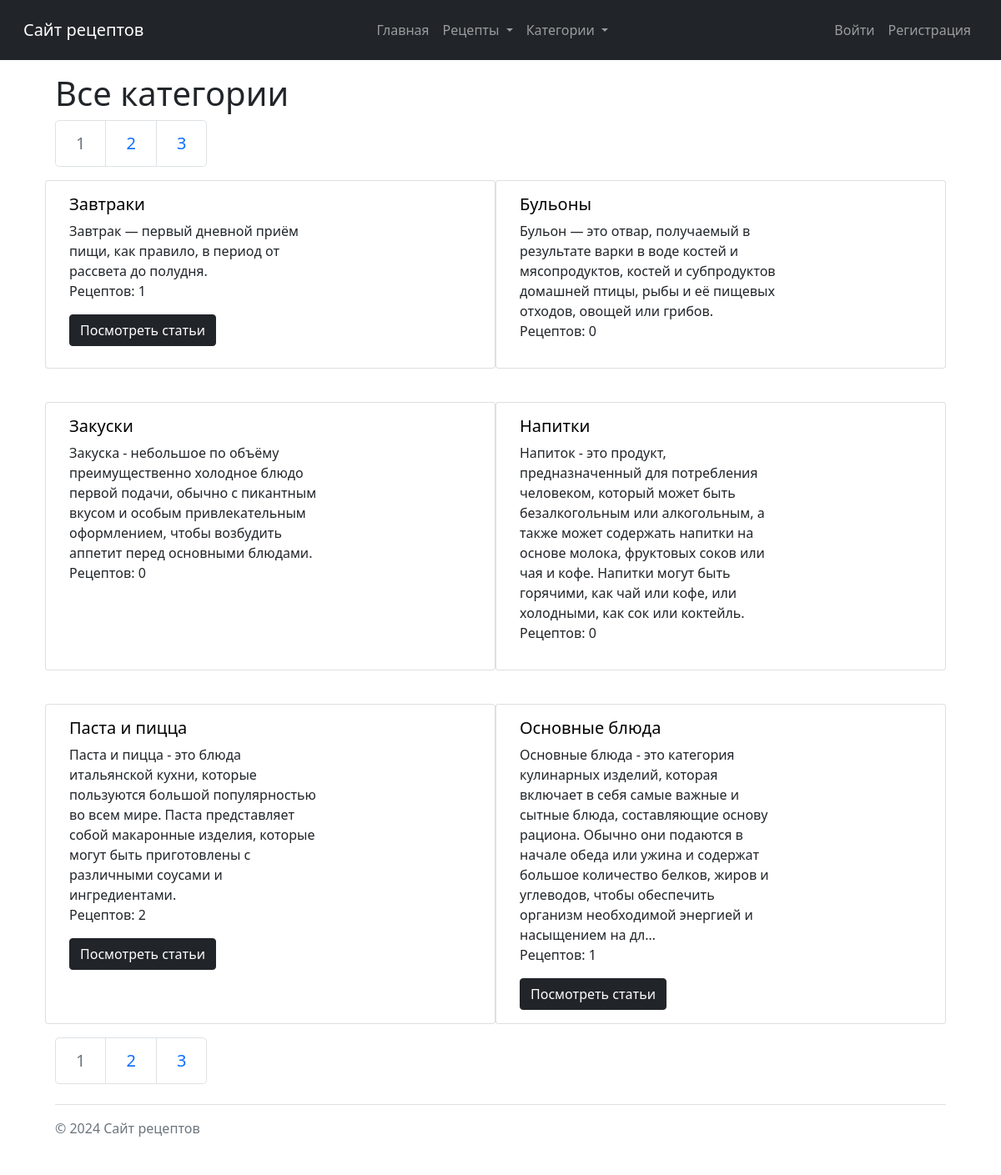
Page /categories/ on the committed database.
### recipes/models.py (models this page shows, shortened)
class Category(models.Model):
    title = models.CharField(max_length=255, unique=True, verbose_name='Название')
    description = RichTextField(verbose_name='Описание', default='Описание')
    class Meta:
        ordering = ['id']
        verbose_name = 'категория'
        verbose_name_plural = 'категории'
    def short(self):
        text = _plain_text_from_html(self.description)
        if not text:
            return ''
        sentences = re.split(r'(?<=[.!?])\s+', text)
        return ' '.join(sentences[:2]).strip()
    def recipes(self):
        return RecipeCategory.objects.filter(category=self).values_list('recipe', flat=True)

### recipes/views.py (the view)
# urls.py: path('categories/', views.show_categories, name='categories'),
def show_categories(request):
    categories = Category.objects.all()
    paginator = get_paginator_dict(request, categories)
    context = {'page_obj': paginator['page_obj'],
               'title': 'Категории',
               'heading': 'Все категории',
               'page': paginator['page'],
               'url': 'categories',
               }
    return render(request, 'recipes/categories.html', context)

### recipes/models.py (called while the page is built)
def _plain_text_from_html(raw, max_chars=300):
    if not raw:
        return ''
    text = re.sub(r'<[^>]+>', ' ', str(raw))
    text = html.unescape(text)
    text = re.sub(r'\s+', ' ', text).strip()
    if max_chars and len(text) > max_chars:
        text = text[:max_chars].rstrip() + '…'
    return text

### recipes/utils.py (called while the page is built)
def get_menu():
    return menu + [MenuLink(
        'Категории', reverse('categories'),
        [MenuLink('Все категории', reverse('categories'))] +
        [MenuLink(category.title, reverse('category', args=(category.id,)))
         for category in Category.objects.all()])]

### recipes/views.py (called while the page is built)
def get_paginator_dict(request, queryset):
    paginator = Paginator(queryset, 6)
    page_number = request.GET.get('page') or 1
    page_obj = paginator.get_page(page_number)
    return {'page_obj': page_obj,
            'page': int(page_number)
            }

### users/context_processors.py (called while the page is built)
def get_recipes_context(request):
    return {'mainmenu': get_menu()}

### recipes/templates/recipes/categories.html (shortened to what this page needs)
{% extends 'base.html' %}
{% block content%}
<div class="row">
    <h1> {{ heading }} </h1>
</div>
{% include 'includes/pagination.html' with page_obj=page_obj page=page %}
<div class="row row-cols-1 row-cols-md-2 g-4">
    {% for c in page_obj %}
    <div class="card mb-3" style="max-width: 540px;">
        <div class="row g-0">
            <div class="col-md-8">
                <div class="card-body">
                    <a href="{% url 'category' c.id %}" class="txtlink">
                        <h5 class="card-title">{{ c.title }}</h5></a>
                    <div class="card-text">{{ c.short|safe }}</div>
                    <p>Рецептов: {{ c.recipes|length }}</p>
                    {% if c.recipes %}
                    <a class="btn btn-dark" href="{% url 'category_recipes' c.id %}" role="button">Посмотреть статьи</a>
                    {% endif %}
                </div>
            </div>
        </div>
    </div>
    {% endfor %}
</div>
{% include 'includes/pagination.html' with page_obj=page_obj page=page %}
{% endblock %}

### templates/base.html (shortened to what this page needs)
{% load static %}
<!DOCTYPE html>
<html>
<head>
    <link href="https://cdn.jsdelivr.net/npm/bootstrap@5.0.2/dist/css/bootstrap.min.css" rel="stylesheet"
>
    <link type="text/css" href="{% static 'css/styles.css' %}" rel="stylesheet">
</head>
<body>
<nav class="navbar navbar-expand-lg navbar-dark bg-dark p-3">
    <div class="container-fluid">
        <a class="navbar-brand" href="{% url 'index' %}">Сайт рецептов</a>
        {% include 'includes/mainmenu.html' with mainmenu=mainmenu url=url %}
    </div>
</nav>
<div class="container">
    <div class="row flex-nowrap">
        <div class="col py-3">
            <div class="container-fluid">
                {% block content %}{% endblock %}
                <footer class="d-flex flex-wrap justify-content-between align-items-center py-3 my-4 border-top">
                    <div class="col-md-4 d-flex align-items-center">
                        <span class="text-muted">© 2024 Сайт рецептов</span>
                    </div>
                </footer>
            </div>
        </div>
    </div>
</div>
</body>
</html>

### templates/includes/mainmenu.html (shortened to what this page needs)
<div class="collapse navbar-collapse" id="navbarNavDropdown">
    <ul class="navbar-nav ms-auto ">
        {% for m in mainmenu %}
        {% if m.sub_menu %}
        <li class="nav-item dropdown">
          <a class="nav-link dropdown-toggle" href="{{ m.url }}" data-bs-toggle="dropdown"  >
            {{ m.title }}
          </a>
        </li>
        {% else %}
        {% if m.url_name == url %}
        <li class="nav-item">
            <a class="nav-link active" aria-current="page" href="{{ m.url }}">{{ m.title }}</a>
        </li>
        {% else %}
        <li class="nav-item">
            <a class="nav-link" aria-current="page" href="{{ m.url }}">{{ m.title }}</a>
        </li>
        {% endif %}
        {% endif %}
        {% endfor %}
    </ul>
    <ul class="navbar-nav ms-auto">
        {% if user.is_authenticated %}
        <li>
            <span class="navbar-brand mb-0 h1">{{ user.username }}</span>
        </li>
        <li class="nav-item">
            <a class="nav-link active" aria-current="page" href="{% url 'logout' %}">Выйти</a>
        </li>
        {% else %}
        <li class="nav-item">
            {% if url == "login" %}
            <a class="nav-link active" aria-current="page" href="{% url 'login' %}">Войти</a>
            {% else %}
            <a class="nav-link " aria-current="page" href="{% url 'login' %}">Войти</a>
            {% endif %}
        </li>
        <li class="nav-item">
            {% if url == "register" %}
            <a class="nav-link active" aria-current="page" href="{% url 'register' %}">Регистрация</a>
            {% else %}
            <a class="nav-link" aria-current="page" href="{% url 'register' %}">Регистрация</a>
            {% endif %}
        </li>
        {% endif %}
    </ul>
</div>

### recipes/templates/includes/pagination.html
<nav aria-label="...">
    <ul class="pagination pagination-lg">
        {% for n in page_obj.paginator.page_range %}
        {% if n == page %}
        <li class="page-item disabled">
            <a class="page-link" href="?page={{ n }}" tabindex="-1">{{ n }}</a>
        </li>
        {% else %}
        <li class="page-item"><a class="page-link" href="?page={{ n }}">{{ n }}</a></li>
        {% endif %}
        {% endfor %}
    </ul>
</nav>

### static/css/styles.css (style rules this page uses)
.txtlink { color: black; text-decoration:none; font-size:16px; }

### rows in the picture
Category: title "Завтраки", short "Завтрак — первый дневной приём пищи, как правило, в период от рассвета до полудня.", recipes|length "1", shows "Посмотреть статьи"
Category: title "Бульоны", short "Бульон — это отвар, получаемый в результате варки в воде костей и мясопродуктов, костей и субпродуктов домашней птицы, рыбы и её пищевых отходов, овощей или грибов.", recipes|length "0"
Category: title "Закуски", short "Закуска - небольшое по объёму преимущественно холодное блюдо первой подачи, обычно с пикантным вкусом и особым привлекательным оформлением, чтобы возбудить аппетит перед основными блюдами.", recipes|length "0"
Category: title "Напитки", short "Напиток - это продукт, предназначенный для потребления человеком, который может быть безалкогольным или алкогольным, а также может содержать напитки на основе молока, фруктовых соков или чая и кофе. Напитки могут быть горячими, как чай или кофе, или холодными, как сок или коктейль.", recipes|length "0"
Category: title "Паста и пицца", short "Паста и пицца - это блюда итальянской кухни, которые пользуются большой популярностью во всем мире. Паста представляет собой макаронные изделия, которые могут быть приготовлены с различными соусами и ингредиентами.", recipes|length "2", shows "Посмотреть статьи"
Category: title "Основные блюда", short "Основные блюда - это категория кулинарных изделий, которая включает в себя самые важные и сытные блюда, составляющие основу рациона. Обычно они подаются в начале обеда или ужина и содержат большое количество белков, жиров и углеводов, чтобы обеспечить организм необходимой энергией и насыщением на дл…", recipes|length "1", shows "Посмотреть статьи"

### other values in the picture
{{ m.title }} "Главная"
{{ m.title }} "Рецепты" "Категории"
{{ heading }} "Все категории"
{{ n }} "1" "1"
{{ n }} "2" "3" "2" "3"
